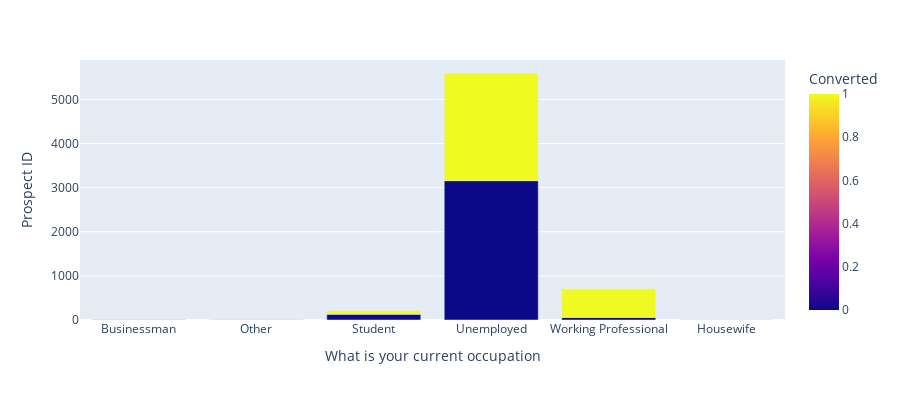

Notebook code cell kept with this figure:
### Code cell
lead_st
plt.figure(figsize=(15,5))
fig = px.bar(lead_st, x='What is your current occupation', y='Prospect ID',color='Converted',height=400)
fig.show()

### Figure 1 — Plotly figure (JSON) as saved in the notebook; plotly's stock layout.template omitted (floating-point values rounded to 4 significant figures)
{"data": [{"alignmentgroup": "True", "hovertemplate": "What is your current occupation=%{x}<br>Prospect ID=%{y}<br>Converted=%{marker.color}<extra></extra>", "legendgroup": "", "marker": {"color": [0, 0, 0, 0, 0, 1, 1, 1, 1, 1, 1], "coloraxis": "coloraxis", "pattern": {"shape": ""}}, "name": "", "offsetgroup": "", "orientation": "v", "showlegend": false, "textposition": "auto", "type": "bar", "x": ["Businessman", "Other", "Student", "Unemployed", "Working Professional", "Businessman", "Housewife", "Other", "Student", "Unemployed", "Working Professional"], "xaxis": "x", "y": [3, 6, 132, 3159, 59, 5, 10, 10, 78, 2441, 647], "yaxis": "y"}], "layout": {"barmode": "relative", "coloraxis": {"colorbar": {"title": {"text": "Converted"}}, "colorscale": [[0, "#0d0887"], [0.1111, "#46039f"], [0.2222, "#7201a8"], [0.3333, "#9c179e"], [0.4444, "#bd3786"], [0.5556, "#d8576b"], [0.6667, "#ed7953"], [0.7778, "#fb9f3a"], [0.8889, "#fdca26"], [1, "#f0f921"]]}, "height": 400, "legend": {"tracegroupgap": 0}, "margin": {"t": 60}, "xaxis": {"anchor": "y", "domain": [0, 1], "title": {"text": "What is your current occupation"}}, "yaxis": {"anchor": "x", "domain": [0, 1], "title": {"text": "Prospect ID"}}}}
